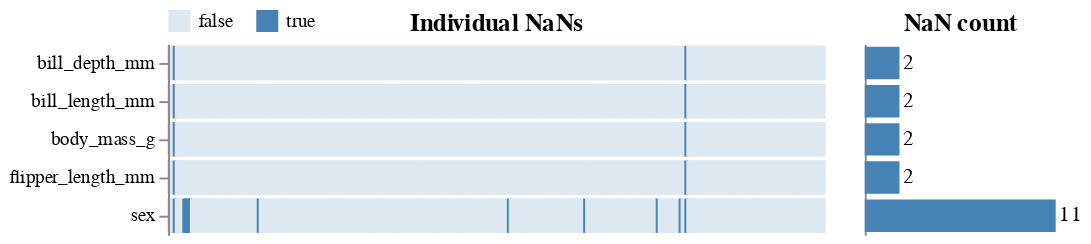

Notebook source saved alongside this figure:
### Markdown cell above
## Missing values

Visualizing missing values can reveal patterns that would influence downstream analysis
and might reflect upstream wrangling or data collection issues.
It is also useful to indicate which variables are codependent in the data collection process,
such as the IMDB Votes and Ratings in the plot below.

Selecting an interval in the heatmap of individual NaNs 
will automatically update the bar plot with the NaN counts.

### Code cell
aly.nan(penguins)

### Figure 1 — Vega-Lite specification as saved in the notebook (floating-point values rounded to 4 significant figures; data arrays with more than 128 entries replaced by an {"elided": "..."} marker saying what was removed)
{"config": {"view": {"continuousWidth": 400, "continuousHeight": 300, "strokeWidth": 0}}, "hconcat": [{"data": {"name": "data-f303b584aa75b2cecfde1506c4e1d989"}, "mark": {"type": "rect", "height": 17}, "encoding": {"color": {"type": "nominal", "field": "value", "legend": {"offset": -13, "orient": "top"}, "scale": {"range": ["#dde8f1", "steelblue"]}, "sort": [false, true], "title": null}, "stroke": {"type": "nominal", "field": "value", "legend": null, "scale": {"range": ["#dde8f1", "steelblue"]}, "sort": [false, true]}, "x": {"type": "ordinal", "axis": null, "field": "index"}, "y": {"type": "nominal", "field": "variable", "sort": ["bill_depth_mm", "bill_length_mm", "body_mass_g", "flipper_length_mm", "sex"], "title": null}}, "selection": {"selector001": {"type": "interval", "encodings": ["x"]}}, "title": "Individual NaNs", "width": 344}, {"layer": [{"mark": {"type": "bar", "color": "steelblue", "height": 17}, "encoding": {"x": {"type": "quantitative", "aggregate": "count", "axis": null, "scale": {"domain": [0, 11]}}, "y": {"type": "nominal", "axis": {"grid": false, "labels": false, "ticks": false, "title": ""}, "field": "variable", "sort": ["bill_depth_mm", "bill_length_mm", "body_mass_g", "flipper_length_mm", "sex"]}}, "title": "NaN count", "width": 100}, {"mark": {"type": "text", "align": "left", "dx": 2}, "encoding": {"text": {"type": "quantitative", "aggregate": "count"}, "x": {"type": "quantitative", "aggregate": "count", "axis": null, "scale": {"domain": [0, 11]}}, "y": {"type": "nominal", "axis": {"grid": false, "labels": false, "ticks": false, "title": ""}, "field": "variable", "sort": ["bill_depth_mm", "bill_length_mm", "body_mass_g", "flipper_length_mm", "sex"]}}, "title": "NaN count", "width": 100}], "data": {"name": "data-379173094545248d084a3e6430f9e254"}, "transform": [{"filter": {"selection": "selector001"}}]}], "resolve": {"scale": {"y": "shared"}}, "$schema": "https://vega.github.io/schema/vega-lite/v4.8.1.json", "datasets": {"data-f303b584aa75b2cecfde1506c4e1d989": {"elided": "1720 records"}, "data-379173094545248d084a3e6430f9e254": [{"index": 3, "variable": "bill_length_mm", "value": true}, {"index": 271, "variable": "bill_length_mm", "value": true}, {"index": 3, "variable": "bill_depth_mm", "value": true}, {"index": 271, "variable": "bill_depth_mm", "value": true}, {"index": 3, "variable": "flipper_length_mm", "value": true}, {"index": 271, "variable": "flipper_length_mm", "value": true}, {"index": 3, "variable": "body_mass_g", "value": true}, {"index": 271, "variable": "body_mass_g", "value": true}, {"index": 3, "variable": "sex", "value": true}, {"index": 8, "variable": "sex", "value": true}, {"index": 9, "variable": "sex", "value": true}, {"index": 10, "variable": "sex", "value": true}, {"index": 11, "variable": "sex", "value": true}, {"index": 47, "variable": "sex", "value": true}, {"index": 178, "variable": "sex", "value": true}, {"index": 218, "variable": "sex", "value": true}, {"index": 256, "variable": "sex", "value": true}, {"index": 268, "variable": "sex", "value": true}, {"index": 271, "variable": "sex", "value": true}]}}
